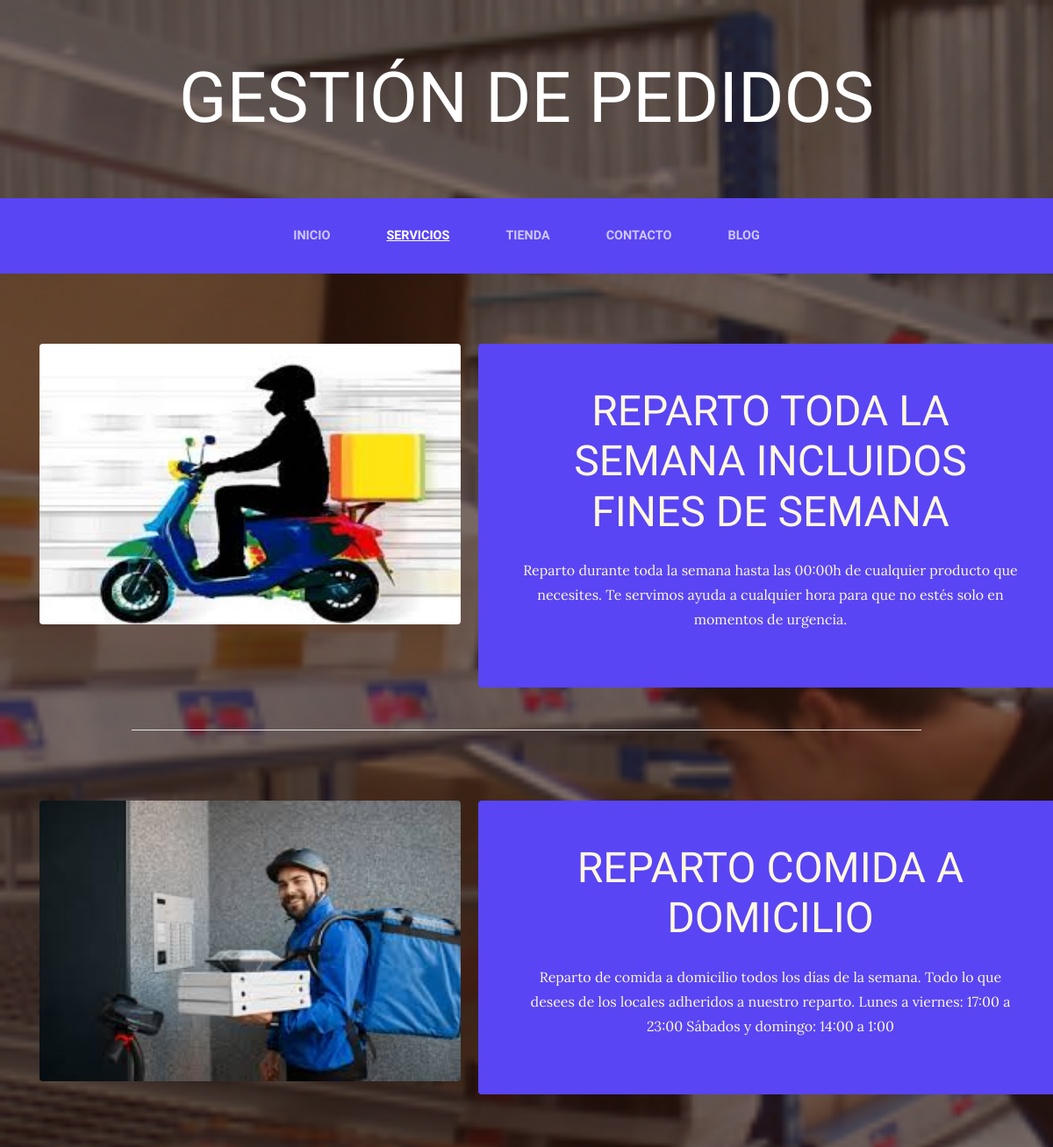
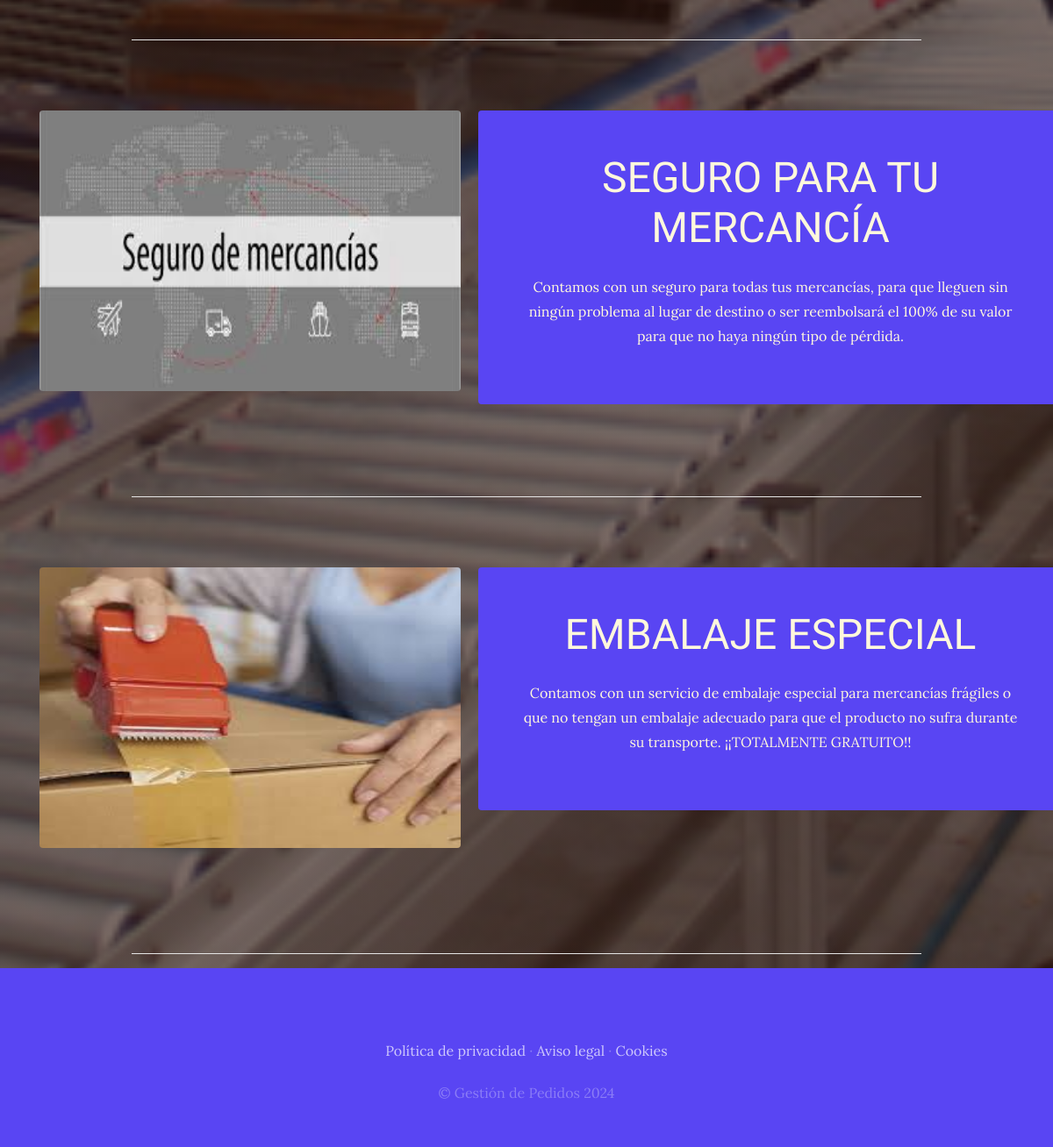
The app's page /servicios/ with its own data (2 pictures, top to bottom).
### proyecto_servicios_app/models.py (models this page shows, shortened)
class Servicios (models.Model):
    titulo = models.CharField(max_length=50)
    contenido = models.TextField()
    imagen = models.ImageField()
    created = models.DateTimeField(auto_now_add=True)
    updated = models.DateTimeField(auto_now_add=True)
    class Meta:
        verbose_name = "servicio"
        verbose_name_plural = "servicios"

### proyecto_servicios_app/views.py (the view)
# urls.py: path('', servicios, name='servicios'),
def servicios (request):
    servicios_app = Servicios.objects.all()
    contexto = {'servicios_app': servicios_app}
    return render(request, 'proyecto_servicios_app/servicios.html', contexto)

### proyecto_servicios_app/templates/proyecto_servicios_app/servicios.html (shortened to what this page needs)
{% extends "base.html" %}
{% load static %}
{% block styles %}
  <link rel="stylesheet" href="{% static 'proyecto_servicios_app/css/servicios.css' %}">
{% endblock %}
{% block content %}
  {% for servicio in servicios_app %}
    <section class="page-section clearfix">
      <div class="container">
        <div class="intro">
          <img class="servicios__imagen intro-img img-fluid mb-3 mb-lg-0 rounded" src="{{ servicio.imagen.url }}" alt="{{ servicio.titulo }}"/>
          <div class="servicios__info intro-text left-0 text-center bg-faded p-5 rounded">
            <h2 class="section-heading mb-4" >
              <span class="section-heading-lower">{{ servicio.titulo }}</span>
            </h2>
            <p class="mb-3">{{ servicio.contenido }}</p>
          </div>
        </div>
      </div>
    </section>
    <br/>
    <hr class='separacion__servicios bg-white font-weight-bold w-75'>
  {% endfor %}
{% endblock %}

### templates/base.html (shortened to what this page needs)
{% load static %}
<!DOCTYPE html>
<html lang="es">
  <head>
    <link rel="stylesheet" href="{% static 'proyecto_inicio_app/vendor/bootstrap/css/bootstrap.min.css' %}">
    <link rel="stylesheet" href="{% static 'proyecto_inicio_app/css/gestion.css' %}">
    {% block styles %}{% endblock %}
  </head>
  <body>
    <h1 class="site-heading text-center text-white d-none d-lg-block">
		<span class="site-heading-lower">Gestión de Pedidos</span>
    </h1>
	<nav class="navbar navbar-expand-lg navbar-dark py-lg-4" id="mainNav">
		<div class="container">
			<div class="collapse navbar-collapse" id="navbarResponsive">
				<ul class="navbar-nav mx-auto">
					<li class="nav-item {% if request.path == '/' %} active {% endif %} px-lg-4">
						<a class="nav-link text-uppercase text-expanded" href="/">Inicio</a>
					</li>
					<li class="nav-item {% if request.path == '/servicios/' %} active {% endif %} px-lg-4">
						<a class="nav-link text-uppercase text-expanded" href="/servicios/">Servicios</a>
					</li>
					<li class="nav-item {% if request.path == '/tienda/' %} active {% endif %} px-lg-4">
						<a class="nav-link text-uppercase text-expanded" href="/tienda/">Tienda</a>
					</li>
					<li class="nav-item {% if request.path == '/contacto/' %} active {% endif %} px-lg-4">
						<a class="nav-link text-uppercase text-expanded" href="/contacto/">Contacto</a>
					</li>
					<li class="nav-item {% if request.path == '/blog/' %} active {% endif %} px-lg-4">
						<a class="nav-link text-uppercase text-expanded" href="/blog/">Blog</a>
					</li>
				</ul>
			</div>
		</div>
	 </nav>
    <main class='contenido-principal'>
      {% block content %}{% endblock %}
    </main>
    <footer class='footer'>
		<footer class="footer text-faded text-center py-5">
			<div class="container">
				<p class="m-0 mbt">
					<a href="sample.html" class="link">Política de privacidad</a> ·
					<a href="sample.html" class="link">Aviso legal</a> ·
					<a href="sample.html" class="link">Cookies</a>
				</p>
				<p class="m-0 mbt1">&copy; Gestión de Pedidos 2024</p>
			</div>
		</footer>
    </footer>
  </body>
</html>

### proyecto_inicio_app/static/proyecto_inicio_app/css/gestion.css (style rules this page uses)
body { font-family: 'Lora'; background: linear-gradient(rgba(47, 23, 15, 0.65), rgba(47, 23, 15, 0.65)), url("../img/bg_main.jpg"); background-attachment: fixed; background-position: center; background-size: cover; }
h1, h2, h3, h4, h5, h6 { font-family: 'Raleway'; }
p { line-height: 1.75; }
.text-faded { color: rgba(255, 255, 255, 0.3); }
.site-heading { margin-top: 5rem; margin-bottom: 5rem; text-transform: uppercase; line-height: 1; font-family: 'Raleway'; }
.site-heading .site-heading-lower { font-size: 5rem; font-weight: 100; line-height: 4rem; }
.page-section { margin-top: 5rem; margin-bottom: 5rem; }
.section-heading { text-transform: uppercase; }
.section-heading .section-heading-lower { display: block; font-size: 3rem; font-weight: 100; }
.bg-faded { background-color: rgba(255, 255, 255, 0.85); }
#mainNav { background-color: rgb(89, 69, 243); font-family: 'Raleway'; }
#mainNav .navbar-nav .nav-item .nav-link { color: rgba(255, 255, 255, 0.7); font-weight: 800; }
#mainNav .navbar-nav .nav-item.active .nav-link { color: #ffffff; text-decoration: underline; }
@media (min-width: 992px) { #mainNav .navbar-nav .nav-item .nav-link { font-size: 0.9rem; } }
.intro { position: relative; }
@media (min-width: 992px) { .intro .intro-img { width: 75%; float: left; } }
@media (min-width: 992px) { .intro .intro-text { left: 500px; width: 60%; margin-top: 5rem; background-color: rgba(89, 69, 243); color: cornsilk; position: absolute; } }
@media (min-width: 1200px) { .intro .intro-text { width: 45%; } }
.footer { background-color: rgba(89, 69, 243); }
.mbt { padding-top: 2rem; }
.mbt1 { padding-top: 1.25rem; }
a.link { color: rgba(255, 255, 255, 0.7); }

### proyecto_servicios_app/static/proyecto_servicios_app/css/servicios.css (style rules this page uses)
.servicios__imagen { width: 30rem !important; height: 20rem !important; }
.servicios__info { width: 60% !important; margin-top: 0 !important; }

### records on screen
Servicios: imagen (picture), titulo "REPARTO TODA LA SEMANA INCLUIDOS FINES DE SEMANA", contenido "Reparto durante toda la semana hasta las 00:00h de cualquier producto que necesites. Te servimos ayuda a cualquier hora para que no estés solo en momentos de urgencia."
Servicios: imagen (picture), titulo "REPARTO COMIDA A DOMICILIO", contenido "Reparto de comida a domicilio todos los días de la semana. Todo lo que desees de los locales adheridos a nuestro reparto. Lunes a viernes: 17:00 a 23:00 Sábados y domingo: 14:00 a 1:00"
Servicios: imagen (picture), titulo "SEGURO PARA TU MERCANCÍA", contenido "Contamos con un seguro para todas tus mercancías, para que lleguen sin ningún problema al lugar de destino o ser reembolsará el 100% de su valor para que no haya ningún tipo de pérdida."
Servicios: imagen (picture), titulo "EMBALAJE ESPECIAL", contenido "Contamos con un servicio de embalaje especial para mercancías frágiles o que no tengan un embalaje adecuado para que el producto no sufra durante su transporte. ¡¡TOTALMENTE GRATUITO!!"
